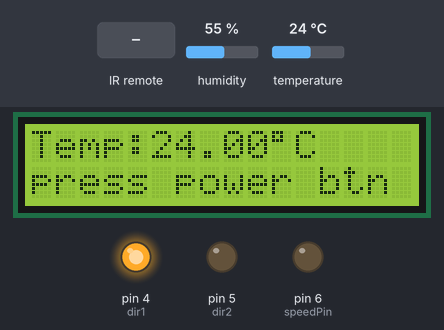
Simulated run of this sketch. Board: Arduino Uno, built with avr-gcc and run on an emulated ATmega328P. Shown: 16×2 character LCD, output pins drawn as LEDs (lit = HIGH). The test bench sets the inputs (shaded band); at power-on: temperature 24 °C, humidity 55 %.

Above: at 1.2 s.
1.3 s: infrared code 0xFFA25D received
At 3.4 s:
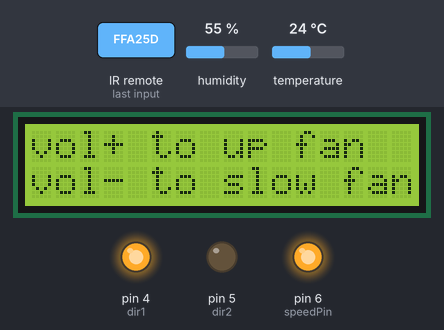
4.6 s: infrared code 0xFFA857 received
At 7.2 s:
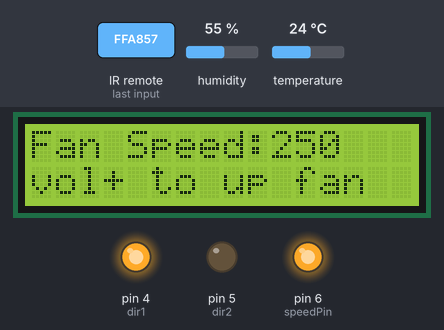
7.6 s: infrared code 0xFFE21D received
At 8.8 s:
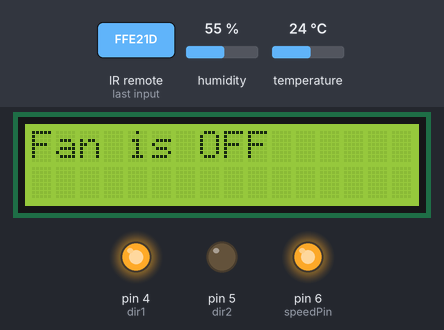
9.6 s: temperature set to 21 °C
At 14.5 s:
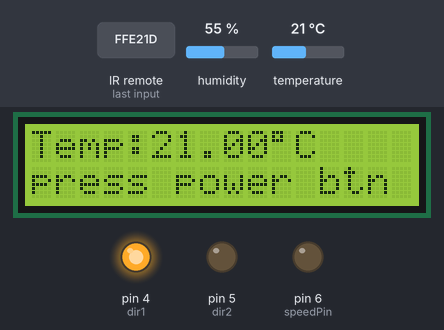
15.6 s: temperature set to 18 °C
At 17.3 s:
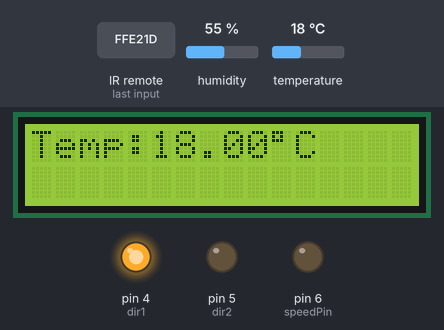
17.7 s: infrared code 0xFF629D received
At 19.8 s:
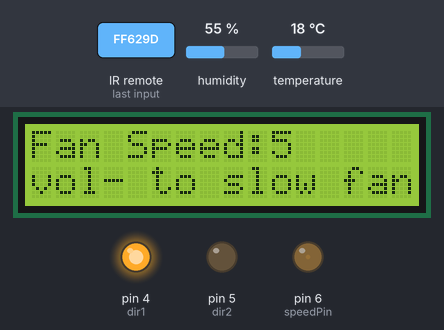
Timing chart, 0 to 21.3 s (numbered marks = the images above; inputs shaded):
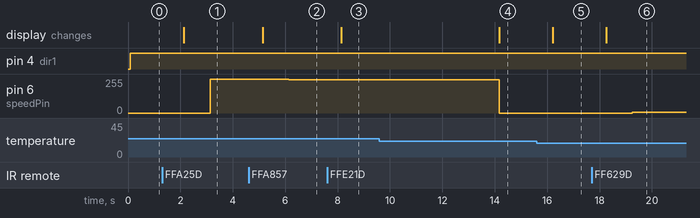

The sketch:

IR-Remote-Controller.ino
```cpp
#include <IRremote.h>
IRrecv IR(9);
decode_results cmd; // receive IR signal value as cmd

int speedPin = 6;
int dir1 = 4;
int dir2 = 5;
int mSpeed = 0;
bool powerOn = false;

#include <LiquidCrystal.h>
int rs = 7;
int en = 8;
int d4 = 10;
int d5 = 11;
int d6 = 12;
int d7 = 13;
LiquidCrystal lcd(rs, en, d4, d5, d6, d7);

#include <DHT.h>
#define Type DHT11
int sensePin = 2;
DHT HT (sensePin, Type);
float tempC;

void setup() {
  Serial.begin(9600);
  IR.enableIRIn();
  lcd.begin(16,2);
  HT.begin();
  pinMode(speedPin, OUTPUT);
  pinMode(dir1, OUTPUT);
  pinMode(dir2, OUTPUT);
}

void loop() {
  if (!powerOn) { // display current temp if not already using the fan
    tempC = HT.readTemperature();
    lcd.clear();
    lcd.setCursor(0, 0);
    lcd.print("Temp:");
    lcd.print(tempC);
    lcd.print((char)223); // degree symbol
    lcd.print("C");


    if (tempC >= 20.0) {
      lcd.setCursor(0, 1);
      lcd.print("press power btn"); //suggest to user to press pwr btn to turn on fan
    }
  }

  digitalWrite(dir1, HIGH);
  digitalWrite(dir2, LOW);
  analogWrite(speedPin, mSpeed);

  // check for IR remote input
  if (IR.decode(&cmd)) {
    if (cmd.value == 0XFFA25D) {  // power btn
      mSpeed = 255;
      powerOn = true;  // display options for fan speed on screen
      lcd.clear();
      lcd.setCursor(0, 0);
      lcd.print("vol+ to up fan");
      lcd.setCursor(0, 1);
      lcd.print("vol- to slow fan");
    }
    if (cmd.value == 0XFFE21D) {  // power off btn
      mSpeed = 0;
      powerOn = false;  // go back to main menu and display current temp
      lcd.clear();
      lcd.print("Fan is OFF");
      delay(5000);
    }
    if (cmd.value == 0XFF629D){ // vol+ btn
      if (mSpeed < 255){
        mSpeed+= 5;
      }
      powerOn = true; // display current fan speed and option to decrease speed
      lcd.clear();
      lcd.setCursor(0, 0);
      lcd.print("Fan Speed:");
      lcd.print(mSpeed);
      lcd.setCursor(0, 1);
      lcd.print("vol- to slow fan");
    }
    if (cmd.value == 0XFFA857){ // vol- btn
      if (mSpeed > 0){
        mSpeed-= 5;
      }
      powerOn = true; // display current fan speed and option to increase speed
      lcd.clear();
      lcd.setCursor(0, 0);
      lcd.print("Fan Speed:");
      lcd.print(mSpeed);
      lcd.setCursor(0, 1);
      lcd.print("vol+ to up fan");
    }
    IR.resume();
  }

  delay(1000);
}
```

Measured:
- the behaviour switches between 20 and 19 °C on temperature (found by bisection; images 4 and 5)
- after the input at 1.3 s, pin 6 (speedPin): 0/255 → 255/255 after 1.8 s; the display: changes after 0.84 s (image 1)
- after the input at 4.6 s, pin 6 (speedPin): 255/255 → 250/255 after 1.5 s; the display: changes after 0.54 s (image 2)
- after the input at 7.6 s, the display: changes after 0.55 s (image 3)
- after the input at 9.6 s, the display: changes after 4.6 s (image 4)
- after the input at 15.6 s, the display: changes after 0.61 s (image 5)
- after the input at 17.7 s, pin 6 (speedPin): 0/255 → 5/255 after 1.6 s; the display: changes after 0.55 s (image 6)
